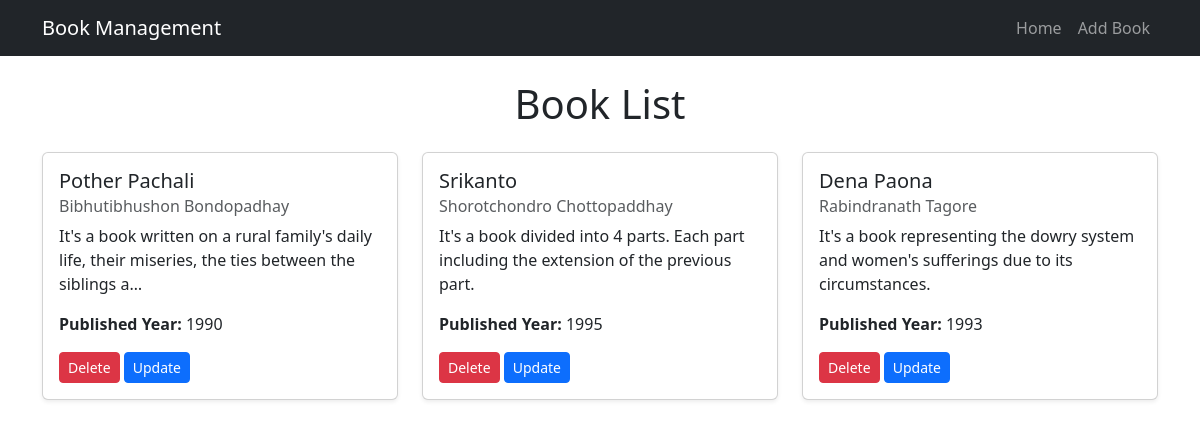
The page / on the database its author committed.
### books/models.py (models this page shows)
class Book(models.Model):
    title=models.CharField(max_length=100)
    author=models.CharField(max_length=100)
    description=models.TextField()
    published_year=models.PositiveBigIntegerField()
    def __str__(self):
        return self.title

### books/views.py (the view)
# urls.py: path('',homepage,name='homepage'),
def homepage(request):
    books=Book.objects.all()
    print(books)
    return render(request,'book_list.html',{'books':books})

### books/templates/book_list.html (shortened to what this page needs)
{% extends "base.html" %}
{% block content %}
    <h1 class="text-center mb-4">Book List</h1>
    <div class="row">
        {% for book in books %}
            <div class="col-md-4 mb-4">
                <div class="card shadow-sm h-100">
                    <div class="card-body">
                        <h5 class="card-title">{{ book.title }}</h5>
                        <h6 class="card-subtitle text-muted mb-2">{{ book.author }}</h6>
                        <p class="card-text">{{ book.description|truncatechars:100 }}</p>
                        <p><strong>Published Year:</strong> {{ book.published_year }}</p>
                        <a href="{% url 'delete_book' book.id %}" class="btn btn-danger btn-sm">Delete</a>
                        <a href="{% url 'update_book' book.id %}" class="btn btn-primary btn-sm">Update</a>
                    </div>
                </div>
            </div>
        {% empty %}
            <p class="text-center">No books available.</p>
        {% endfor %}
    </div>
{% endblock %}

### books/templates/base.html (shortened to what this page needs)
<!DOCTYPE html>
<html lang="en">
<head>
    <link href="https://cdn.jsdelivr.net/npm/bootstrap@5.3.0/dist/css/bootstrap.min.css" rel="stylesheet">
</head>
<body>
    <nav class="navbar navbar-expand-lg navbar-dark bg-dark">
        <div class="container">
            <a class="navbar-brand" href="">Book Management</a>
            <div class="collapse navbar-collapse">
                <ul class="navbar-nav ms-auto">
                    <li class="nav-item">
                        <a class="nav-link" href="">Home</a>
                    </li>
                    <li class="nav-item">
                        <a class="nav-link" href="{% url 'add_book' %}">Add Book</a>
                    </li>
                </ul>
            </div>
        </div>
    </nav>
    <div class="container mt-4">
        {% block content %}{% endblock %}
    </div>
</body>
</html>

### rows shown on the page
Book: title "Pother Pachali", author "Bibhutibhushon Bondopadhay", description "It's a book written on a rural family's daily life, their miseries, the ties between the siblings a…", published_year "1990"
Book: title "Srikanto", author "Shorotchondro Chottopaddhay", description "It's a book divided into 4 parts. Each part including the extension of the previous part.", published_year "1995"
Book: title "Dena Paona", author "Rabindranath Tagore", description "It's a book representing the dowry system and women's sufferings due to its circumstances.", published_year "1993"
